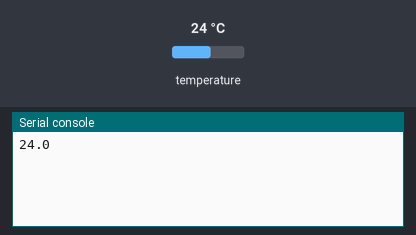
This program was run on a simulated MicroPython board. Parts: the last lines printed to the serial console. Inputs (shaded band) come from the test bench; at power-on: temperature 24 °C.

Above: at 1.2 s.
1.3 s: temperature set to 12 °C
At 3.5 s:
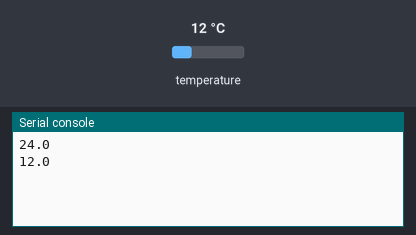
4.0 s: temperature set to 19 °C
At 5.4 s:
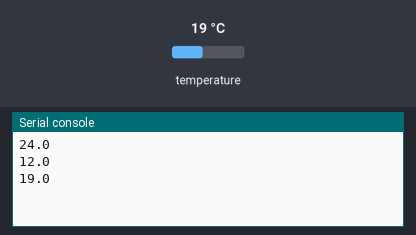
Timing chart, 0 to 7.0 s (numbered marks = the images above; inputs shaded):
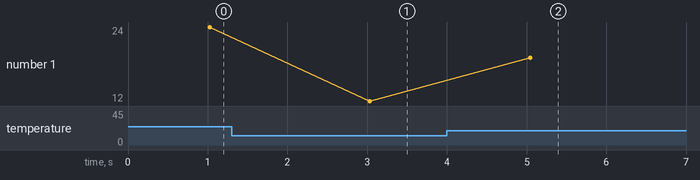

The program:

main.py
```python
import time
from machine import Pin
from onewire import DS18X20
from onewire import OneWire

#DS18B20 data line connected to pin P10
ow = OneWire(Pin('P10'))
temp = DS18X20(ow)

while True:
    temp.start_conversion()
    time.sleep(1)
    print(temp.read_temp_async())
    time.sleep(1)
```

Measured:
- after the input at 1.3 s, the serial console: prints a new line after 1.7 s (image 1)
- after the input at 4.0 s, the serial console: prints a new line after 1.0 s (image 2)
- plotted number 1: 24 → 12 after the input at 1.3 s, 12 → 19 after the input at 4.0 s
